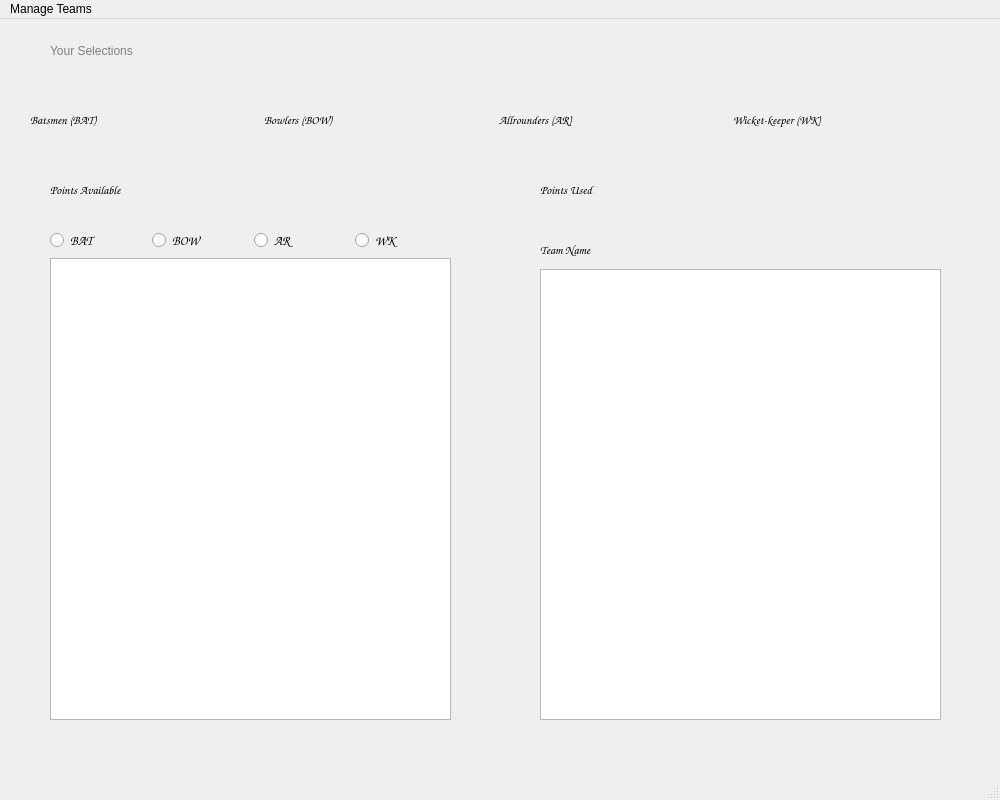
<?xml version="1.0" encoding="UTF-8"?>
<ui version="4.0">
 <class>MainWindow</class>
 <widget class="QMainWindow" name="MainWindow">
  <property name="geometry">
   <rect>
    <x>0</x>
    <y>0</y>
    <width>1000</width>
    <height>800</height>
   </rect>
  </property>
  <property name="windowTitle">
   <string>Fantasy Cricket</string>
  </property>
  <widget class="QWidget" name="centralwidget">
   <widget class="QWidget" name="horizontalLayoutWidget">
    <property name="geometry">
     <rect>
      <x>30</x>
      <y>50</y>
      <width>931</width>
      <height>101</height>
     </rect>
    </property>
    <layout class="QHBoxLayout" name="horizontalLayout">
     <item>
      <widget class="QLabel" name="label">
       <property name="font">
        <font>
         <family>Comic Sans MS</family>
         <weight>75</weight>
         <bold>true</bold>
        </font>
       </property>
       <property name="text">
        <string>Batsmen (BAT)</string>
       </property>
      </widget>
     </item>
     <item>
      <widget class="QLabel" name="e1">
       <property name="font">
        <font>
         <family>Comic Sans MS</family>
         <weight>75</weight>
         <bold>true</bold>
        </font>
       </property>
       <property name="styleSheet">
        <string notr="true">color:blue;</string>
       </property>
       <property name="text">
        <string/>
       </property>
      </widget>
     </item>
     <item>
      <widget class="QLabel" name="label_2">
       <property name="font">
        <font>
         <family>Comic Sans MS</family>
         <weight>75</weight>
         <bold>true</bold>
        </font>
       </property>
       <property name="text">
        <string>Bowlers (BOW)</string>
       </property>
      </widget>
     </item>
     <item>
      <widget class="QLabel" name="e2">
       <property name="font">
        <font>
         <family>Comic Sans MS</family>
         <weight>75</weight>
         <bold>true</bold>
        </font>
       </property>
       <property name="styleSheet">
        <string notr="true">color:blue;</string>
       </property>
       <property name="text">
        <string/>
       </property>
      </widget>
     </item>
     <item>
      <widget class="QLabel" name="label_3">
       <property name="font">
        <font>
         <family>Comic Sans MS</family>
         <weight>75</weight>
         <bold>true</bold>
        </font>
       </property>
       <property name="text">
        <string>Allrounders (AR)</string>
       </property>
      </widget>
     </item>
     <item>
      <widget class="QLabel" name="e3">
       <property name="font">
        <font>
         <family>Comic Sans MS</family>
         <weight>75</weight>
         <bold>true</bold>
        </font>
       </property>
       <property name="styleSheet">
        <string notr="true">color:blue;</string>
       </property>
       <property name="text">
        <string/>
       </property>
      </widget>
     </item>
     <item>
      <widget class="QLabel" name="label_4">
       <property name="font">
        <font>
         <family>Comic Sans MS</family>
         <weight>75</weight>
         <bold>true</bold>
        </font>
       </property>
       <property name="text">
        <string>Wicket-keeper (WK)</string>
       </property>
      </widget>
     </item>
     <item>
      <widget class="QLabel" name="e4">
       <property name="font">
        <font>
         <family>Comic Sans MS</family>
         <weight>75</weight>
         <bold>true</bold>
        </font>
       </property>
       <property name="styleSheet">
        <string notr="true">color:blue;</string>
       </property>
       <property name="text">
        <string/>
       </property>
      </widget>
     </item>
    </layout>
   </widget>
   <widget class="QWidget" name="gridLayoutWidget">
    <property name="geometry">
     <rect>
      <x>50</x>
      <y>210</y>
      <width>401</width>
      <height>491</height>
     </rect>
    </property>
    <layout class="QGridLayout" name="gridLayout">
     <item row="0" column="1">
      <widget class="QRadioButton" name="rbtn2">
       <property name="font">
        <font>
         <family>Comic Sans MS</family>
         <pointsize>10</pointsize>
        </font>
       </property>
       <property name="text">
        <string>BOW</string>
       </property>
      </widget>
     </item>
     <item row="0" column="3">
      <widget class="QRadioButton" name="rbtn4">
       <property name="font">
        <font>
         <family>Comic Sans MS</family>
         <pointsize>10</pointsize>
        </font>
       </property>
       <property name="text">
        <string>WK</string>
       </property>
      </widget>
     </item>
     <item row="0" column="0">
      <widget class="QRadioButton" name="rbtn1">
       <property name="font">
        <font>
         <family>Comic Sans MS</family>
         <pointsize>10</pointsize>
        </font>
       </property>
       <property name="text">
        <string>BAT</string>
       </property>
      </widget>
     </item>
     <item row="0" column="2">
      <widget class="QRadioButton" name="rbtn3">
       <property name="font">
        <font>
         <family>Comic Sans MS</family>
         <pointsize>10</pointsize>
        </font>
       </property>
       <property name="text">
        <string>AR</string>
       </property>
      </widget>
     </item>
     <item row="1" column="0" colspan="4">
      <widget class="QListWidget" name="list1">
       <property name="font">
        <font>
         <family>Comic Sans MS</family>
         <pointsize>10</pointsize>
         <weight>50</weight>
         <italic>false</italic>
         <bold>false</bold>
        </font>
       </property>
       <property name="styleSheet">
        <string notr="true">font: 10pt &quot;Comic Sans MS&quot;;
color:blue;</string>
       </property>
      </widget>
     </item>
    </layout>
   </widget>
   <widget class="QWidget" name="gridLayoutWidget_2">
    <property name="geometry">
     <rect>
      <x>540</x>
      <y>250</y>
      <width>401</width>
      <height>451</height>
     </rect>
    </property>
    <layout class="QGridLayout" name="gridLayout_2">
     <item row="1" column="0">
      <widget class="QListWidget" name="list2">
       <property name="font">
        <font>
         <family>Comic Sans MS</family>
         <pointsize>10</pointsize>
         <weight>50</weight>
         <italic>false</italic>
         <bold>false</bold>
        </font>
       </property>
       <property name="styleSheet">
        <string notr="true">font: 10pt &quot;Comic Sans MS&quot;;
color:blue;</string>
       </property>
      </widget>
     </item>
    </layout>
   </widget>
   <widget class="QWidget" name="horizontalLayoutWidget_2">
    <property name="geometry">
     <rect>
      <x>50</x>
      <y>150</y>
      <width>401</width>
      <height>41</height>
     </rect>
    </property>
    <layout class="QHBoxLayout" name="horizontalLayout_6">
     <item>
      <widget class="QLabel" name="label_9">
       <property name="font">
        <font>
         <family>Comic Sans MS</family>
         <weight>75</weight>
         <bold>true</bold>
        </font>
       </property>
       <property name="text">
        <string>Points Available</string>
       </property>
      </widget>
     </item>
     <item>
      <widget class="QLabel" name="pts1">
       <property name="font">
        <font>
         <family>Comic Sans MS</family>
         <weight>75</weight>
         <bold>true</bold>
        </font>
       </property>
       <property name="styleSheet">
        <string notr="true">color:blue;</string>
       </property>
       <property name="text">
        <string/>
       </property>
      </widget>
     </item>
    </layout>
   </widget>
   <widget class="QWidget" name="horizontalLayoutWidget_3">
    <property name="geometry">
     <rect>
      <x>540</x>
      <y>150</y>
      <width>401</width>
      <height>41</height>
     </rect>
    </property>
    <layout class="QHBoxLayout" name="horizontalLayout_7">
     <item>
      <widget class="QLabel" name="label_13">
       <property name="font">
        <font>
         <family>Comic Sans MS</family>
         <weight>75</weight>
         <bold>true</bold>
        </font>
       </property>
       <property name="text">
        <string>Points Used</string>
       </property>
      </widget>
     </item>
     <item>
      <widget class="QLabel" name="pts2">
       <property name="font">
        <font>
         <family>Comic Sans MS</family>
         <weight>75</weight>
         <bold>true</bold>
        </font>
       </property>
       <property name="styleSheet">
        <string notr="true">color:blue;</string>
       </property>
       <property name="text">
        <string/>
       </property>
      </widget>
     </item>
    </layout>
   </widget>
   <widget class="QWidget" name="horizontalLayoutWidget_4">
    <property name="geometry">
     <rect>
      <x>540</x>
      <y>210</y>
      <width>401</width>
      <height>41</height>
     </rect>
    </property>
    <layout class="QHBoxLayout" name="horizontalLayout_9">
     <item>
      <widget class="QLabel" name="label_19">
       <property name="font">
        <font>
         <family>Comic Sans MS</family>
         <weight>75</weight>
         <bold>true</bold>
        </font>
       </property>
       <property name="text">
        <string>Team Name</string>
       </property>
      </widget>
     </item>
     <item>
      <widget class="QLabel" name="tn">
       <property name="font">
        <font>
         <family>Comic Sans MS</family>
         <weight>75</weight>
         <bold>true</bold>
        </font>
       </property>
       <property name="styleSheet">
        <string notr="true">color:blue;</string>
       </property>
       <property name="text">
        <string/>
       </property>
      </widget>
     </item>
    </layout>
   </widget>
   <widget class="QLabel" name="label_21">
    <property name="geometry">
     <rect>
      <x>50</x>
      <y>20</y>
      <width>171</width>
      <height>23</height>
     </rect>
    </property>
    <property name="styleSheet">
     <string notr="true">font: 10pt &quot;Comic Sans MS&quot;;
color: gray;</string>
    </property>
    <property name="text">
     <string>Your Selections</string>
    </property>
   </widget>
  </widget>
  <widget class="QMenuBar" name="menubar">
   <property name="geometry">
    <rect>
     <x>0</x>
     <y>0</y>
     <width>1000</width>
     <height>31</height>
    </rect>
   </property>
   <widget class="QMenu" name="menuManage_Teams">
    <property name="font">
     <font>
      <family>Comic Sans MS</family>
      <pointsize>10</pointsize>
     </font>
    </property>
    <property name="title">
     <string>Manage Teams</string>
    </property>
    <addaction name="actionNEW_Team"/>
    <addaction name="actionOPEN_Team"/>
    <addaction name="actionSAVE_Team"/>
    <addaction name="actionEVALUATE_Team"/>
   </widget>
   <addaction name="menuManage_Teams"/>
  </widget>
  <widget class="QStatusBar" name="statusbar"/>
  <action name="actionNEW_Team">
   <property name="text">
    <string>NEW Team</string>
   </property>
   <property name="shortcut">
    <string>Ctrl+N</string>
   </property>
  </action>
  <action name="actionOPEN_Team">
   <property name="text">
    <string>OPEN Team</string>
   </property>
   <property name="shortcut">
    <string>Ctrl+O</string>
   </property>
  </action>
  <action name="actionSAVE_Team">
   <property name="text">
    <string>SAVE Team</string>
   </property>
   <property name="shortcut">
    <string>Ctrl+S</string>
   </property>
  </action>
  <action name="actionEVALUATE_Team">
   <property name="text">
    <string>EVALUATE Team</string>
   </property>
   <property name="shortcut">
    <string>Ctrl+E</string>
   </property>
  </action>
 </widget>
 <resources/>
 <connections/>
</ui>
